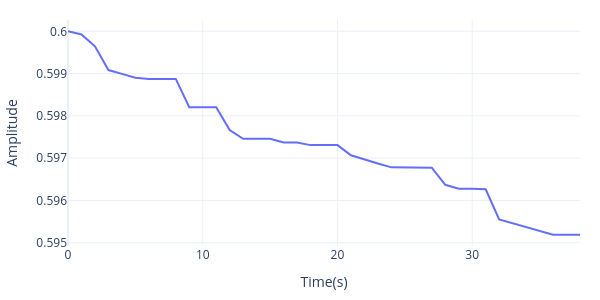

The notebook cell saved with this chart:
### Code cell
time, P_req, I_bat, U_DC, P_bat, P_batL, P_batU, P_fc, dP_fc, SOC = [ems[col].values for col in ems.columns]
ys = [SOC]
xs = [time]*len(ys)
PlotSeriesPLY1(xs,ys, names=['SOC'], title=None, h=300)

### Figure 1 — Plotly figure (JSON) as saved in the notebook; plotly's stock layout.template omitted (floating-point values rounded to 4 significant figures)
{"data": [{"mode": "lines", "name": "SOC", "type": "scatter", "x": [0.0, 1.0, 2.0, 3.0, 4.0, 5.0, 6.0, 7.0, 8.0, 9.0, 10.0, 11.0, 12.0, 13.0, 14.0, 15.0, 16.0, 17.0, 18.0, 19.0, 20.0, 21.0, 22.0, 23.0, 24.0, 25.0, 26.0, 27.0, 28.0, 29.0, 30.0, 31.0, 32.0, 33.0, 34.0, 35.0, 36.0, 37.0, 38.0], "xaxis": "x", "y": [0.6, 0.5999, 0.5996, 0.5991, 0.599, 0.5989, 0.5989, 0.5989, 0.5989, 0.5982, 0.5982, 0.5982, 0.5977, 0.5975, 0.5975, 0.5975, 0.5974, 0.5974, 0.5973, 0.5973, 0.5973, 0.5971, 0.597, 0.5969, 0.5968, 0.5968, 0.5968, 0.5968, 0.5964, 0.5963, 0.5963, 0.5963, 0.5955, 0.5955, 0.5954, 0.5953, 0.5952, 0.5952, 0.5952], "yaxis": "y"}], "layout": {"height": 300, "margin": {"b": 40, "l": 50, "r": 20, "t": 20}, "title": {}, "width": 600, "xaxis": {"anchor": "y", "domain": [0, 1], "title": {"text": "Time(s)"}}, "yaxis": {"anchor": "x", "domain": [0, 1], "title": {"text": "Amplitude"}}}}
